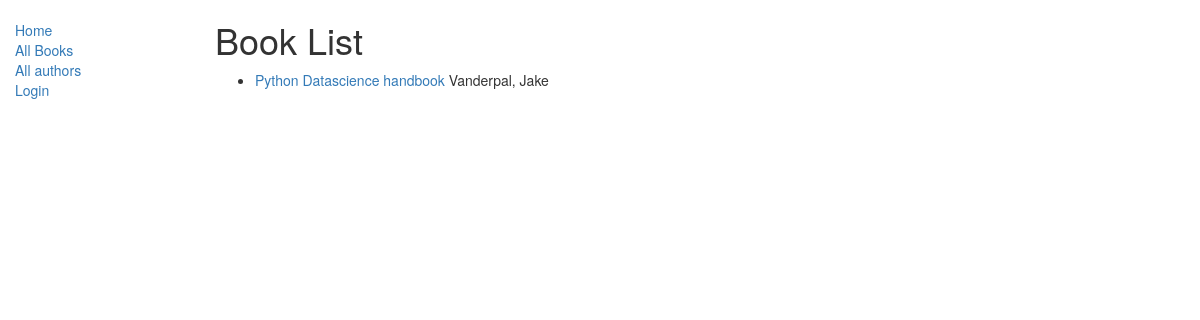
Before: /catalog/books/ with the older database file.
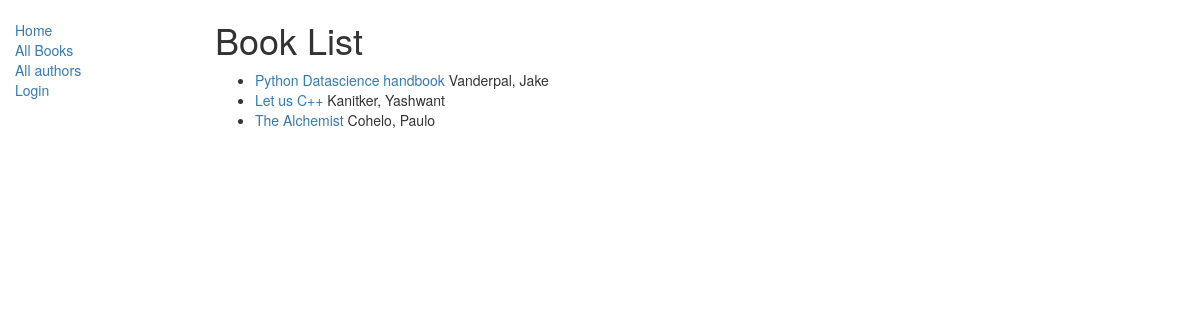
After: the same page with the newer database file.
### catalog/models.py (models this page shows, shortened)
class Book(models.Model):
    title=models.CharField(max_length=200)
    author= models.ForeignKey('Author', on_delete=models.SET_NULL, null=True)
    summary= models.TextField(max_length=1000, help_text="Enter a brief summary of book")
    isbn= models.CharField('ISBN', max_length=13, help_text='13, Character <a href="https://www.isbn-international.org/content/what-isbn">ISBN number</a>')
    genre= models.ManyToManyField(Genre, help_text='Select a genre for this book')
    def get_absolute_url(self):
        return reverse('book-detail', args=[str(self.id)])
    def display_genre(self):
        """
        create a string for the Genre. This is required to display genre to admin page
        :return:
        """
        return ', '.join([genre.name for genre in self.genre.all()[:3]])
    display_genre.short_description='Genre'

class Author(models.Model):
    first_name= models.CharField(max_length=100)
    last_name=models.CharField(max_length=100)
    date_of_birth=models.DateField(null=True,blank=True)
    date_of_death=models.DateField(null=True, blank=True)
    class Meta:
        ordering=['last_name','first_name']
    def __str__(self):
        return '{0}, {1}'.format(self.last_name, self.first_name)

### catalog/views.py (the view)
# urls.py: path('books/', views.BookListView.as_view(), name='books'),
class BookListView(generic.ListView):
    model = Book

### catalog/templates/catalog/book_list.html (shortened to what this page needs)
{% extends 'base.html' %}
{% block content %}
<h1>Book List</h1>
{% if book_list %}
<ul>
    {% for book in book_list %}
    <li>
        <a href="{{ book.get_absolute_url }}">{{ book.title }}</a> {{ book.author }}
    </li>
    {% endfor %}
</ul>
{% else %}
<p>There is no book in library</p>
{% endif %}
{% endblock %}

Changed rows visible on the page:
added Book: title "Let us C++", author "Kanitker, Yashwant"
added Book: title "The Alchemist", author "Cohelo, Paulo"
